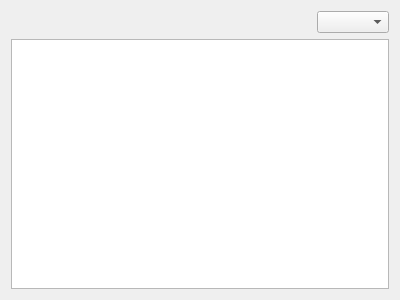
<?xml version="1.0" encoding="UTF-8"?>
<ui version="4.0">
 <class>PprzMap</class>
 <widget class="QWidget" name="PprzMap">
  <property name="geometry">
   <rect>
    <x>0</x>
    <y>0</y>
    <width>400</width>
    <height>300</height>
   </rect>
  </property>
  <property name="windowTitle">
   <string>Form</string>
  </property>
  <layout class="QVBoxLayout" name="verticalLayout">
   <item>
    <layout class="QHBoxLayout" name="horizontalLayout">
     <item>
      <spacer name="horizontalSpacer">
       <property name="orientation">
        <enum>Qt::Horizontal</enum>
       </property>
       <property name="sizeHint" stdset="0">
        <size>
         <width>40</width>
         <height>20</height>
        </size>
       </property>
      </spacer>
     </item>
     <item>
      <widget class="QComboBox" name="tileProvidersCombo"/>
     </item>
    </layout>
   </item>
   <item>
    <widget class="Map2D" name="map"/>
   </item>
  </layout>
 </widget>
 <customwidgets>
  <customwidget>
   <class>Map2D</class>
   <extends>QGraphicsView</extends>
   <header>map2d.h</header>
  </customwidget>
 </customwidgets>
 <resources/>
 <connections/>
</ui>
